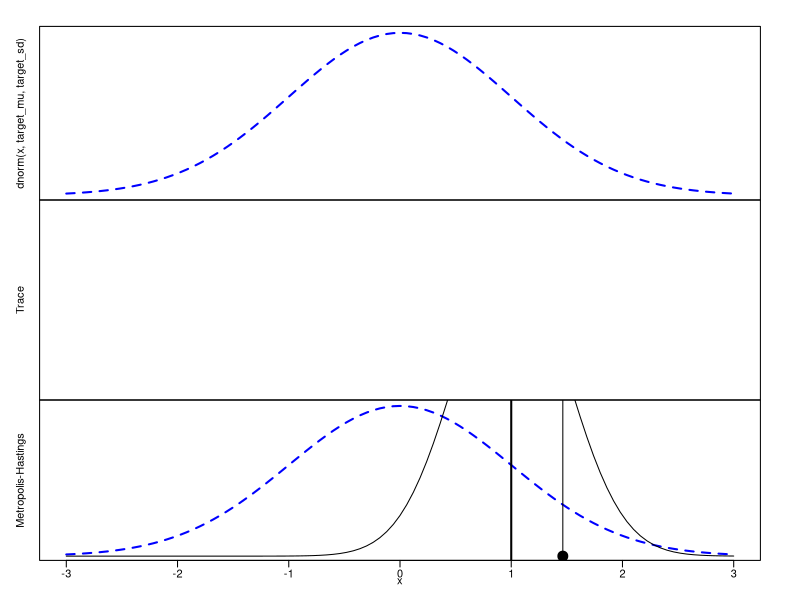
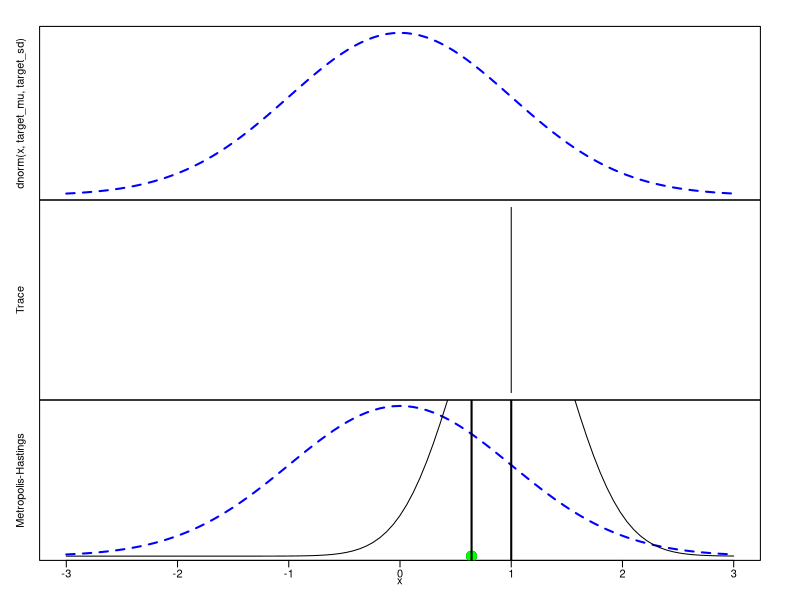
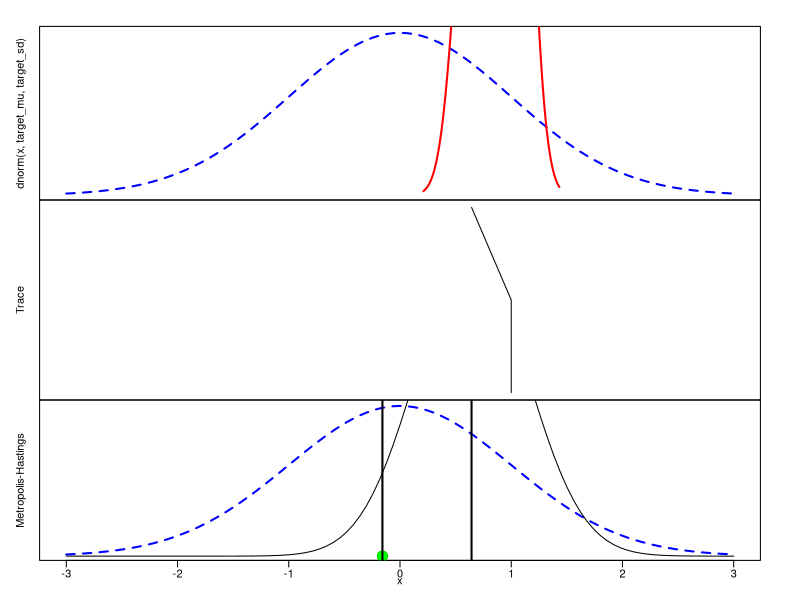
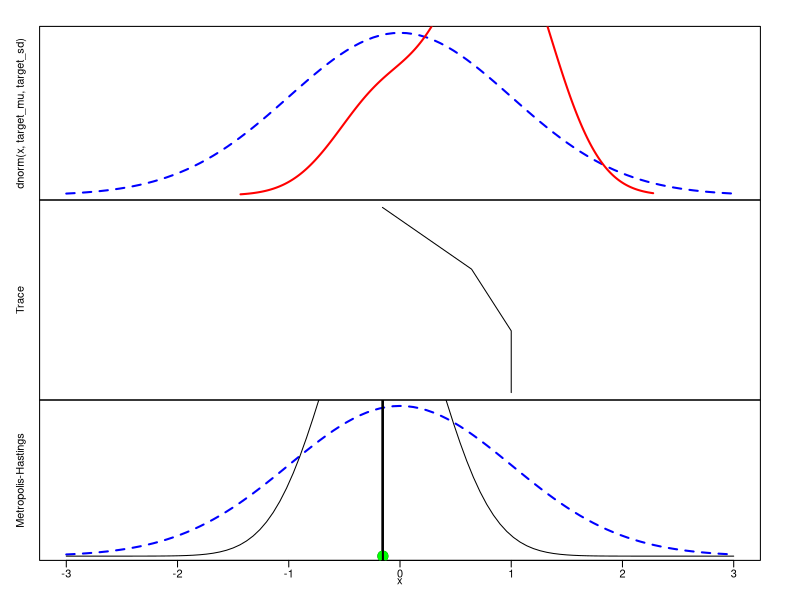
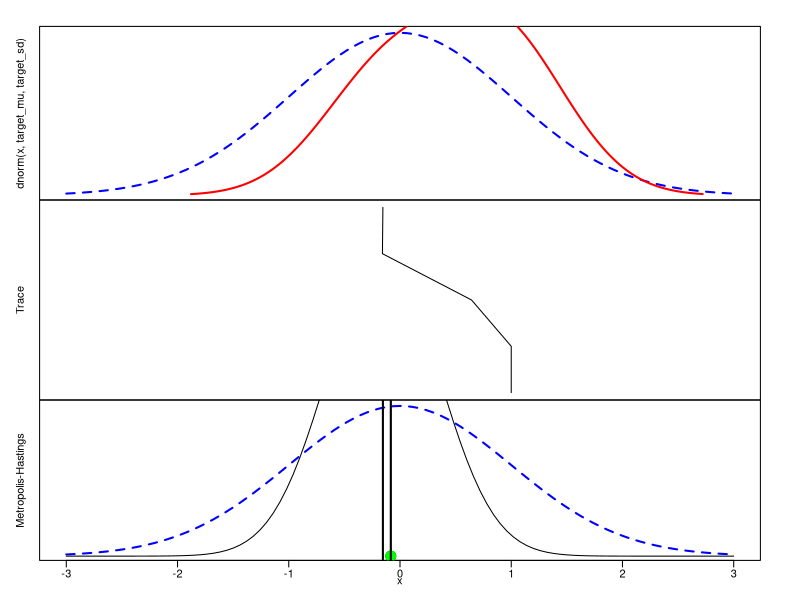
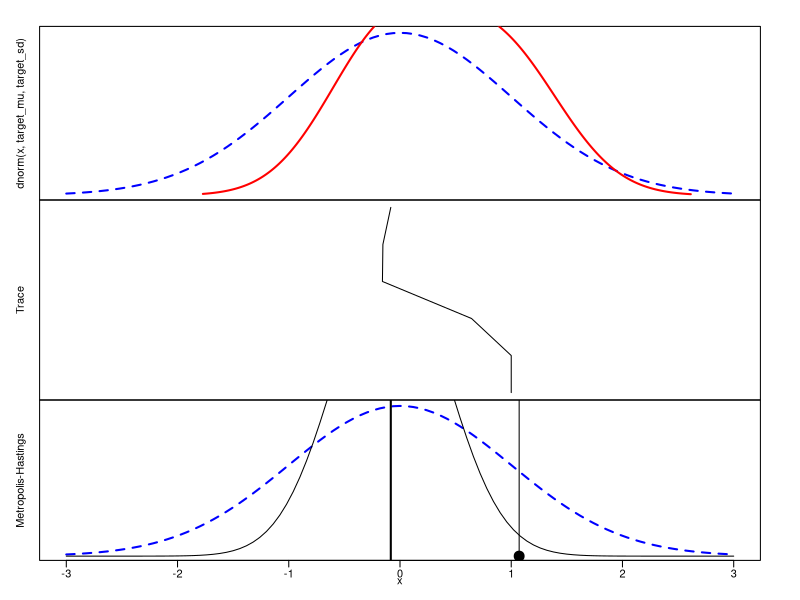
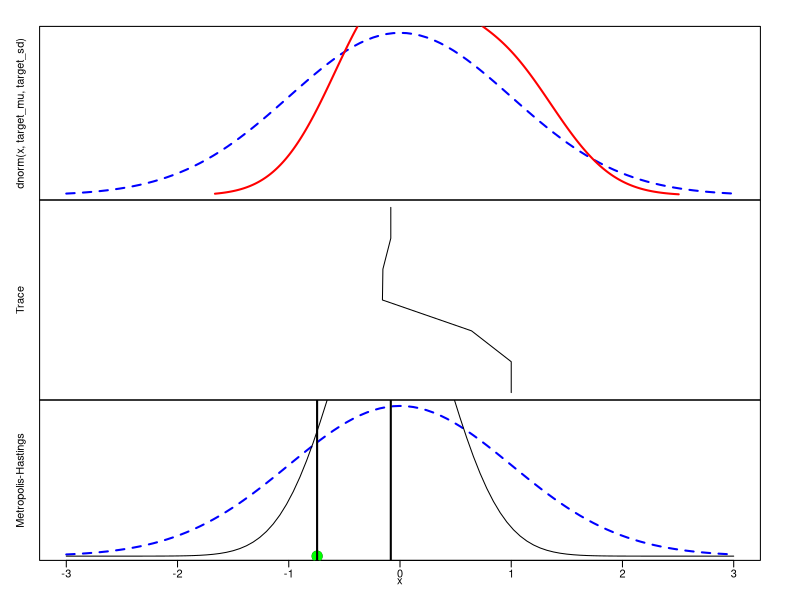
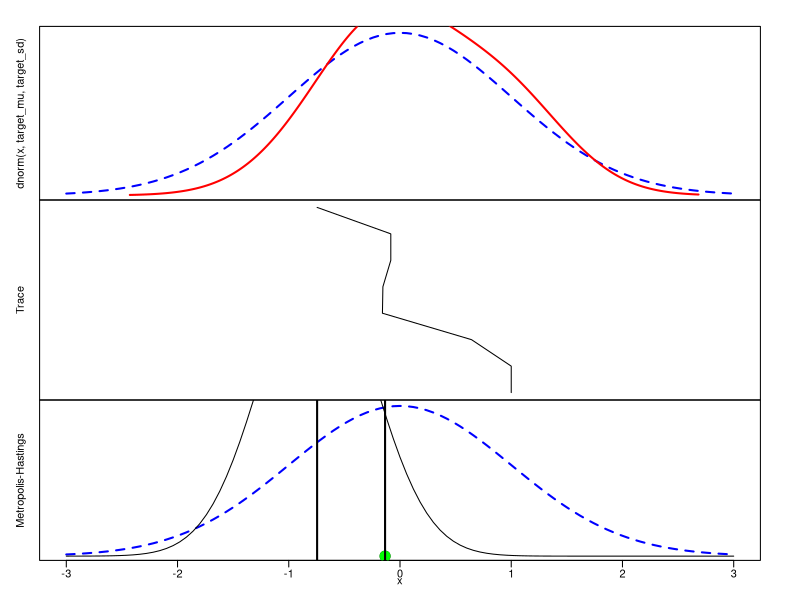

These charts were generated, in order, by the following R code: (Note: a time limit stopped this script after it produced the figures.)
################################################################
###     Metropolis-Hastings Visualization     		   #########
###      Created by Corey Chivers, 2012                #########
################################################################


mh_vis<-function(prop_sd=0.5,target_mu=0,
    target_sd=1,seed=1,iter=5000,plot_file='MH.pdf')
{
    plot_range=c(target_mu-3*target_sd,target_mu+3*target_sd)
    track <- NULL
    k_X = seed; ## set k_X to the seed position

    pdf(plot_file)
    par(mfrow=c(3,1),mgp = c(1, 0.5, 0))

    for(i in 1:iter)
    {
      track<-c(track,k_X)    ## The chain
      k_Y = rnorm(1,k_X,prop_sd) ## Candidate point

      ## -- plot kernal density estimation of the Chain
      par(mar=c(0,3,2,3),xaxt='n',yaxt='n')
      
      curve(dnorm(x,target_mu,target_sd),col='blue',lty=2,lwd=2,xlim=plot_range)
      if(i > 2)
      lines(density(track,adjust=1.5),col='red',lwd=2)

      ## -- plot the chain
      par(mar=c(0,3,0,3))
      plot(track,1:i,xlim=plot_range,main='',type='l',ylab='Trace')

      pi_Y = dnorm(k_Y,target_mu,target_sd,log=TRUE)
      pi_X = dnorm(k_X,target_mu,target_sd,log=TRUE)

      ## -- plot the target distribution and propsal distribution actions
      par(mar=c(3,3,0,3),xaxt='s')
      curve(dnorm(x,target_mu,target_sd),xlim=plot_range,col='blue',lty=2,ylab='Metropolis-Hastings',lwd=2)
      curve(dnorm(x,k_X,prop_sd),col='black',add=TRUE)
      abline(v=k_X,lwd=2)
      points(k_Y,0,pch=19,cex=2)
      abline(v=k_Y)

      a_X_Y = (pi_Y)-(pi_X)
      a_X_Y = a_X_Y

      if (a_X_Y > 0)
        a_X_Y = 0

      ## Accept move with a probability a_X_Y
      if (log(runif(1))<=a_X_Y)  
      {
        k_X = k_Y;
        points(k_Y,0,pch=19,col='green',cex=2)
        abline( v=k_X,col='black',lwd=2)
      }
        
      ## Adapt the poposal
      if(i>100)
        prop_sd=sd(track[floor(i/2):i])

      if(i%%100==0)
          print(paste(i,'of',iter))
    }

    dev.off()
}


mh_vis()
